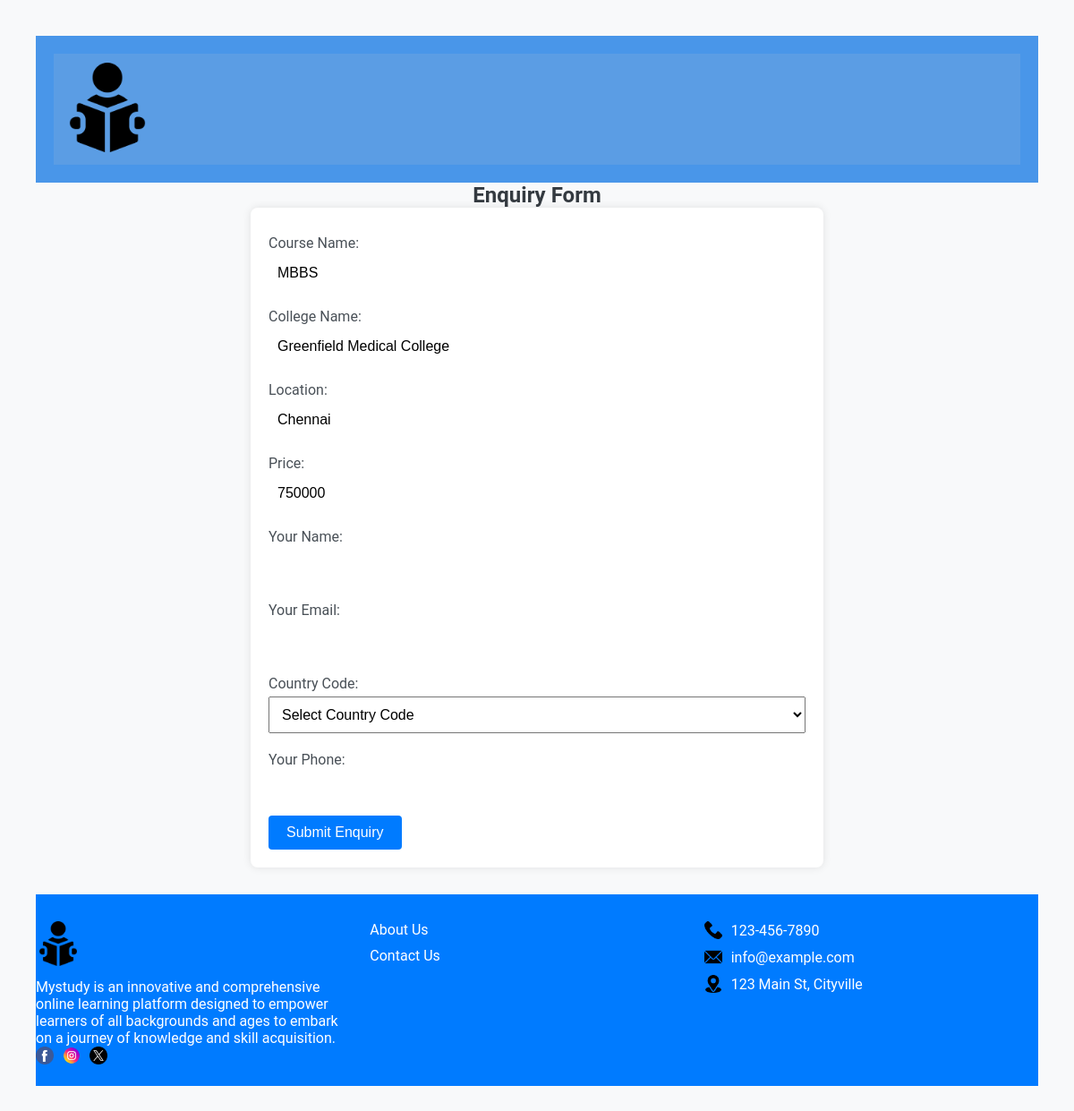
Page /contact/1/1/ on the committed database.
### myapp/models.py (models this page shows, shortened)
class CollegeCourse(models.Model):
    college = models.ForeignKey(College, on_delete=models.CASCADE)
    course = models.ForeignKey(Course, on_delete=models.CASCADE)
    price = models.IntegerField()
    eligibility = RichTextField(default='Eligibilty criteria')
    syllabus = RichTextField(default='Syllabus here')
    class Meta:
        unique_together = ['college', 'course']

class Course(models.Model):
    name = models.CharField(max_length=255)
    stream = models.ForeignKey(Stream, on_delete=models.CASCADE)
    course_type = models.ForeignKey(CourseType, on_delete=models.CASCADE)
    is_featured = models.BooleanField(default=False)

class College(models.Model):
    name = models.CharField(max_length=200)
    description = RichTextField(max_length=300,blank=True, null=True)
    overview = RichTextField(max_length=900, default='course overview here')
    logo = models.ImageField(upload_to='college_logos/')
    address = RichTextField()
    phone = models.CharField(max_length=15)
    email = models.EmailField(default='example@gmail.com')
    location = models.ForeignKey(Location, on_delete=models.CASCADE)
    affiliation = RichTextField(max_length=500,default='Affiliation details here')
    admission=RichTextField(max_length=500, default='admission formalities here')
    is_featured = models.BooleanField(default=False)
    website=models.CharField(max_length=200,default='wwww.example.com')

class Location(models.Model):
    name = models.TextField(max_length=255)
    domain = models.CharField(max_length=255,unique= True)

### myapp/views.py (the view)
# urls.py: path('contact/<int:college_id>/<int:college_course_details_id>/',views.contact, name='contact'),
def contact(request, college_id, college_course_details_id):
    with open("static/countrycodes.json") as json_file:
            country_codes = json.load(json_file)
    college = get_object_or_404(College, id=college_id)
    college_course_details = get_object_or_404(CollegeCourse, id=college_course_details_id)
    context = {
        'college': college,
        'college_course_details': college_course_details,
        'country_codes': country_codes,
    }
    return render(request, 'contact.html', context)

### templates/contact.html (shortened to what this page needs)
{% extends 'base.html' %}
{% block content %}
<h2>Enquiry Form</h2>
<form method="post" action="{% url 'submit_enquiry' %}">
    <label for="course_name">Course Name:</label>
    <input type="text" id="course_name" name="course_name" value="{{ college_course_details.course.name }}" readonly>
    <label for="college_name">College Name:</label>
    <input type="text" id="college_name" name="college_name" value="{{ college.name }}" readonly>
    <label for="location">Location:</label>
    <input type="text" id="location" name="location" value="{{ college.location.name }}" readonly>
    <label for="price">Price:</label>
    <input type="text" id="price" name="price" value="{{ college_course_details.price }}" readonly>
    <label for="name">Your Name:</label>
    <input type="text" id="name" name="name" required>
    <label for="email">Your Email:</label>
    <input type="email" id="email" name="email" required>
    <label for="country">Country Code:</label>
    <select id="country" name="country">
        <option value="" selected>Select Country Code</option>
    </select>
    <label for="phone">Your Phone:</label>
    <input type="tel" id="phone" name="phone" pattern="[0-9]{10}" title="Please enter a valid 10-digit phone number" required>
    <button type="submit">Submit Enquiry</button>
</form>
{% endblock %}

### static/css/base-style.css (style rules this page uses)
body, h1, h2, h3, p, ul, li { margin: 0; padding: 0; }
body { font-family: 'Arial', sans-serif; background-color: #f2f2f2; }
input { padding: 8px; border: none; border-radius: 4px; margin-right: 5px; width: 200px; }
button { padding: 8px; background-color: #0056b3; color: #fff; border: none; border-radius: 4px; cursor: pointer; }

### templates/contact.html (style rules this page uses)
body { font-family: 'Roboto', sans-serif; margin: 20px; padding: 20px; background-color: #f8f9fa; }
h2 { text-align: center; color: #343a40; }
form { max-width: 600px; margin: 0 auto; background-color: #ffffff; padding: 20px; border-radius: 8px; box-shadow: 0 0 10px rgba(0, 0, 0, 0.1); }
label { display: block; margin-top: 10px; font-size: 1em; color: #495057; }
input, select { width: 100%; padding: 10px; margin-top: 5px; margin-bottom: 10px; box-sizing: border-box; font-size: 1em; }
button { background-color: #007bff; color: #ffffff; padding: 10px 20px; border: none; border-radius: 4px; cursor: pointer; font-size: 1em; }

### rows in the picture
CollegeCourse: course_name "MBBS", price "750000"
College: college_name "Greenfield Medical College", location "Chennai"
